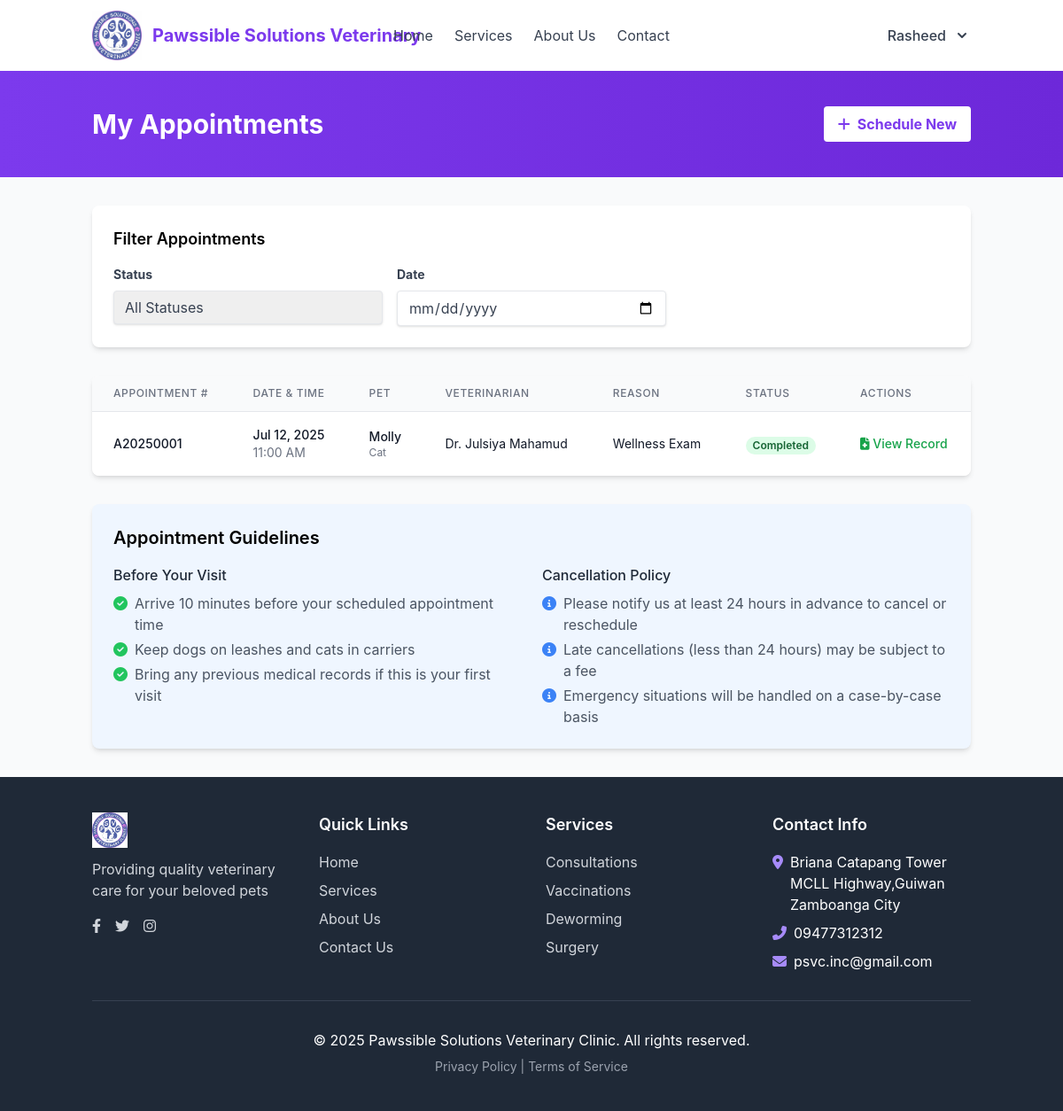
/my_appointments.php (signed in), run on an earlier commit of the app's database.
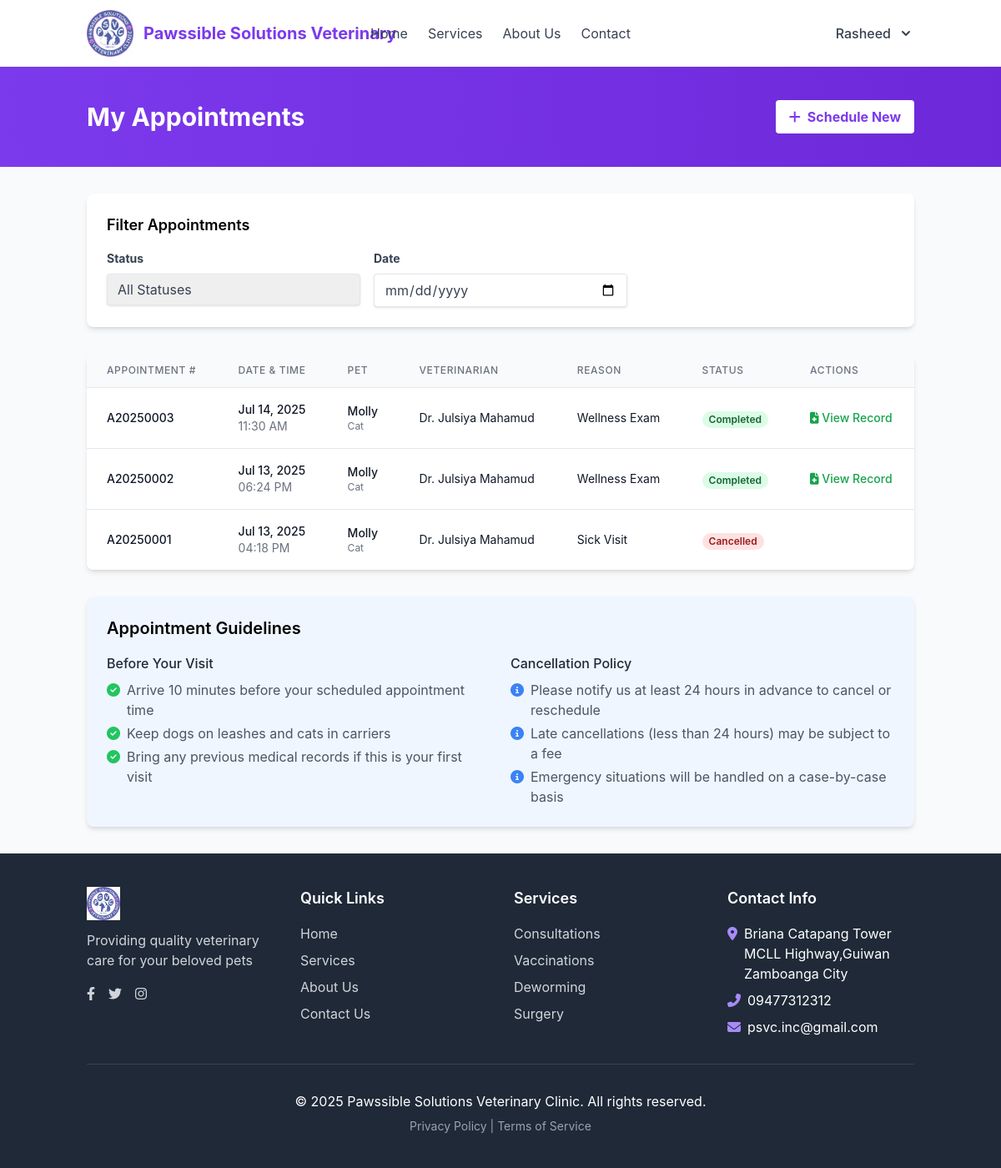
And on a later commit of the database.
### tables this page shows
CREATE TABLE `appointments` (
  `id` int(11) NOT NULL,
  `appointment_number` varchar(20) NOT NULL DEFAULT '',
  `pet_id` int(11) NOT NULL,
  `vet_id` int(11) NOT NULL,
  `appointment_date` date NOT NULL,
  `appointment_time` time NOT NULL,
  `reason` varchar(100) NOT NULL,
  `notes` text DEFAULT NULL,
  `status` enum('scheduled','completed','cancelled','no-show') NOT NULL DEFAULT 'scheduled',
  `created_at` timestamp NOT NULL DEFAULT current_timestamp(),
  `updated_at` timestamp NOT NULL DEFAULT current_timestamp() ON UPDATE current_timestamp()
);

CREATE TABLE `pets` (
  `id` int(11) NOT NULL,
  `owner_id` int(11) NOT NULL,
  `name` varchar(50) NOT NULL,
  `species` varchar(50) NOT NULL,
  `breed` varchar(50) DEFAULT NULL,
  `gender` enum('male','female','unknown') NOT NULL,
  `date_of_birth` date DEFAULT NULL,
  `weight` decimal(5,2) DEFAULT NULL,
  `microchip_id` varchar(50) DEFAULT NULL,
  `created_at` timestamp NOT NULL DEFAULT current_timestamp(),
  `updated_at` timestamp NOT NULL DEFAULT current_timestamp() ON UPDATE current_timestamp()
);

### my_appointments.php (the view, shortened to what the changed rows need)
<?php
$user_id = $_SESSION['user_id'];
$database = new Database();
$db = $database->getConnection();
$query = "SELECT a.*, p.name as pet_name, p.species,
         CONCAT(u.first_name, ' ', u.last_name) as vet_name
         FROM appointments a
         JOIN pets p ON a.pet_id = p.id
         JOIN vets v ON a.vet_id = v.id
         JOIN users u ON v.user_id = u.id
         WHERE p.owner_id = :user_id";
$query .= " ORDER BY a.appointment_date DESC, a.appointment_time DESC, a.created_at DESC";
$stmt = $db->prepare($query);
$stmt->bindParam(':user_id', $user_id);
$stmt->execute();
include_once 'includes/header.php';
?>
<div class="bg-gradient-to-r from-violet-600 to-violet-700 py-10">
    <div class="container mx-auto px-4">
        <div class="flex justify-between items-center">
            <h1 class="text-3xl font-bold text-white">My Appointments</h1>
        </div>
    </div>
</div>
<div class="container mx-auto px-4 py-8">
    <?php if ($stmt->rowCount() > 0): ?>
        <div class="bg-white rounded-lg shadow-md overflow-hidden">
            <div class="overflow-x-auto">
                <table class="min-w-full divide-y divide-gray-200">
                    <thead class="bg-gray-50">
                        <tr>
                            <th scope="col" class="px-6 py-3 text-left text-xs font-medium text-gray-500 uppercase tracking-wider">Appointment #</th>
                            <th scope="col" class="px-6 py-3 text-left text-xs font-medium text-gray-500 uppercase tracking-wider">Date & Time</th>
                            <th scope="col" class="px-6 py-3 text-left text-xs font-medium text-gray-500 uppercase tracking-wider">Pet</th>
                            <th scope="col" class="px-6 py-3 text-left text-xs font-medium text-gray-500 uppercase tracking-wider">Veterinarian</th>
                            <th scope="col" class="px-6 py-3 text-left text-xs font-medium text-gray-500 uppercase tracking-wider">Reason</th>
                            <th scope="col" class="px-6 py-3 text-left text-xs font-medium text-gray-500 uppercase tracking-wider">Status</th>
                            <th scope="col" class="px-6 py-3 text-left text-xs font-medium text-gray-500 uppercase tracking-wider">Actions</th>
                        </tr>
                    </thead>
                    <tbody class="bg-white divide-y divide-gray-200">
                        <?php while ($appointment = $stmt->fetch(PDO::FETCH_ASSOC)): ?>
                            <tr class="hover:bg-gray-50">
                                <td class="px-6 py-4 whitespace-nowrap">
                                    <div class="text-sm font-medium text-gray-900">
                                        <?php echo htmlspecialchars($appointment['appointment_number']); ?>
                                    </div>
                                </td>
                                <td class="px-6 py-4 whitespace-nowrap">
                                    <div class="text-sm font-medium text-gray-900">
                                        <?php echo date('M d, Y', strtotime($appointment['appointment_date'])); ?>
                                    </div>
                                    <div class="text-sm text-gray-500">
                                        <?php echo date('h:i A', strtotime($appointment['appointment_time'])); ?>
                                    </div>
                                </td>
                                <td class="px-6 py-4">
                                    <div class="text-sm font-medium text-gray-900">
                                        <?php echo htmlspecialchars($appointment['pet_name']); ?>
                                    </div>
                                    <div class="text-xs text-gray-500">
                                        <?php echo htmlspecialchars($appointment['species']); ?>
                                    </div>
                                </td>
                                <td class="px-6 py-4 whitespace-nowrap">
                                    <div class="text-sm text-gray-900">Dr. <?php echo htmlspecialchars($appointment['vet_name']); ?></div>
                                </td>
                                <td class="px-6 py-4">
                                    <div class="text-sm text-gray-900"><?php echo htmlspecialchars($appointment['reason']); ?></div>
                                </td>
                                <td class="px-6 py-4 whitespace-nowrap">
                                    <span class="px-2 inline-flex text-xs leading-5 font-semibold rounded-full
                                        <?php
                                        switch($appointment['status']) {
                                            case 'completed':
                                                echo 'bg-green-100 text-green-800';
                                                break;
                                            case 'cancelled':
                                                echo 'bg-red-100 text-red-800';
                                                break;
                                        }
                                        ?>">
                                        <?php echo ucfirst($appointment['status']); ?>
                                    </span>
                                </td>
                                <td class="px-6 py-4 whitespace-nowrap text-sm font-medium">
                                    <?php if ($appointment['status'] === 'scheduled'): ?>
                                        <?php if (strtotime($appointment['appointment_date']) >= strtotime(date('Y-m-d'))): ?>
                                            <a href="edit_appointment.php?id=<?php echo $appointment['id']; ?>" class="text-indigo-600 hover:text-indigo-900 mr-3">
                                                <i class="fas fa-edit"></i>
                                            </a>
                                            <a href="cancel_appointment.php?id=<?php echo $appointment['id']; ?>" class="text-red-600 hover:text-red-900">
                                                <i class="fas fa-times"></i>
                                            </a>
                                        <?php endif; ?>
                                    <?php elseif ($appointment['status'] === 'completed'): ?>
                                        <a href="view_medical_record.php?appointment_id=<?php echo $appointment['id']; ?>" class="text-green-600 hover:text-green-900">
                                            <i class="fas fa-file-medical"></i> View Record
                                        </a>
                                    <?php endif; ?>
                                </td>
                            </tr>
                        <?php endwhile; ?>
                    </tbody>
                </table>
            </div>
        </div>
    <?php endif; ?>
</div>
<?php include_once 'includes/footer.php'; ?>

What changed in the data, as far as the page shows it:
removed appointments: appointment_number "A20250001", appointment_date "Jul 12, 2025", appointment_time "11:00 AM", pet.name "Molly", pet.species "Cat", vet_name "Julsiya Mahamud", reason "Wellness Exam", status "Completed"
added appointments: appointment_number "A20250003", appointment_date "Jul 14, 2025", appointment_time "11:30 AM", pet.name "Molly", pet.species "Cat", vet_name "Julsiya Mahamud", reason "Wellness Exam", status "Completed"
added appointments: appointment_number "A20250002", appointment_date "Jul 13, 2025", appointment_time "06:24 PM", pet.name "Molly", pet.species "Cat", vet_name "Julsiya Mahamud", reason "Wellness Exam", status "Completed"
added appointments: appointment_number "A20250001", appointment_date "Jul 13, 2025", appointment_time "04:18 PM", pet.name "Molly", pet.species "Cat", vet_name "Julsiya Mahamud", reason "Sick Visit", status "Cancelled"
